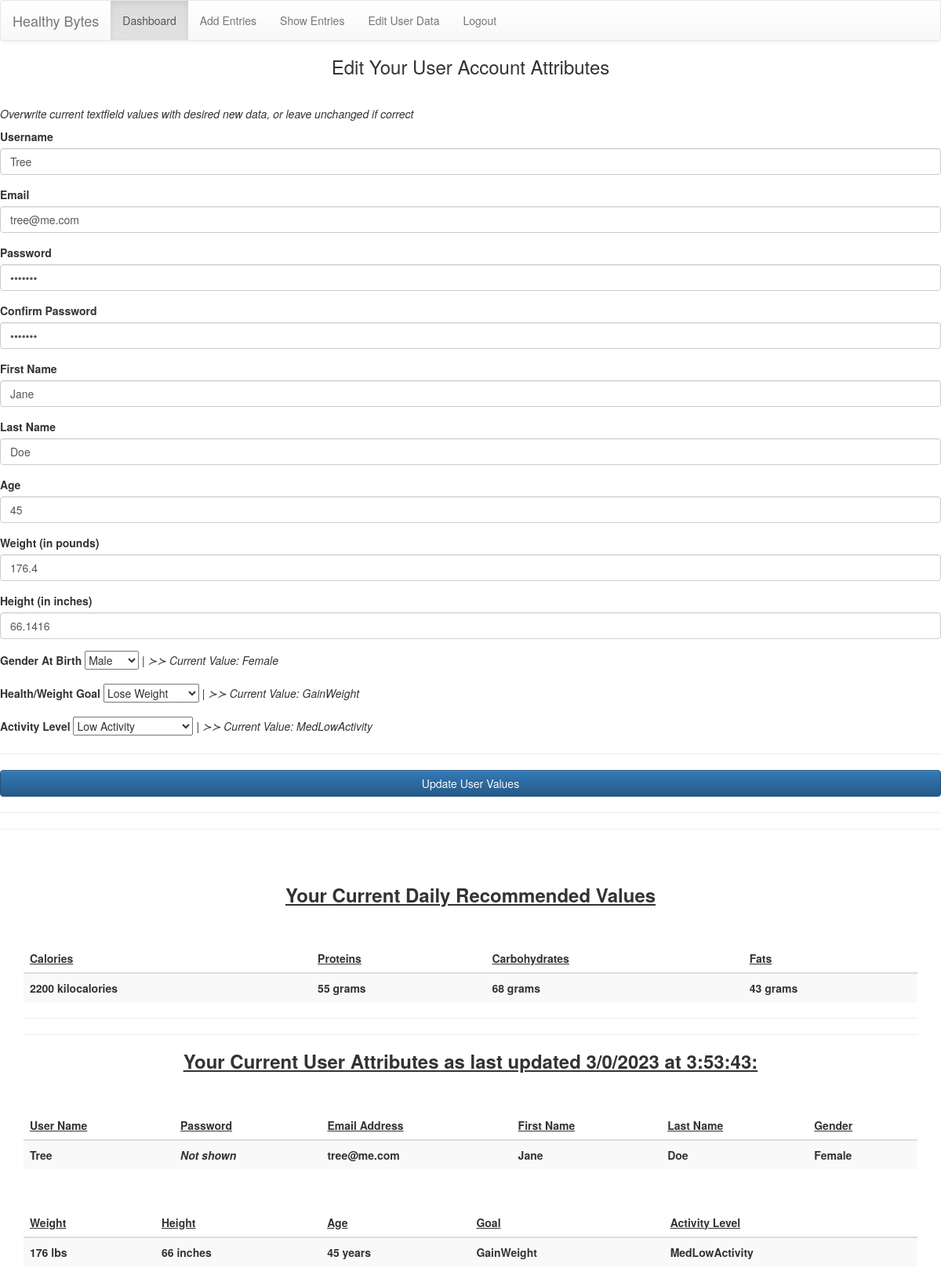
The app's page /edit_user_data.php (signed in) with its own data.
### tables this page shows
CREATE TABLE `users` (
  `id` int(11) NOT NULL,
  `username` varchar(50) NOT NULL,
  `password` varchar(255) NOT NULL,
  `email` varchar(255) DEFAULT NULL,
  `firstname` varchar(255) DEFAULT NULL,
  `lastname` varchar(255) DEFAULT NULL,
  `weight` decimal(10,2) DEFAULT NULL,
  `height` decimal(10,2) DEFAULT NULL,
  `age` int(255) DEFAULT NULL,
  `gender` char(6) DEFAULT NULL,
  `activity_level` varchar(255) DEFAULT NULL,
  `goal` varchar(255) DEFAULT NULL
);

CREATE TABLE `recommended_values` (
  `userID` int(11) NOT NULL,
  `fats` int(11) DEFAULT NULL,
  `carbs` int(11) DEFAULT NULL,
  `proteins` int(11) DEFAULT NULL,
  `calories` int(11) DEFAULT NULL
);

### edit_user_data.php (the view, shortened to what this page needs)
<?php
$userID = $_SESSION["userID"];
$servername = "localhost";
$user = "root";
$pass= "";
$db = "FoodEntryDB";
$conn = mysqli_connect($servername, $user, $pass, $db);
$query_recommended_values = "SELECT * FROM recommended_values WHERE userID = $userID";
$result_recommended_values = mysqli_query($conn, $query_recommended_values);
$row_recommended_values = mysqli_fetch_assoc($result_recommended_values);
$query_user_data = "SELECT * FROM users WHERE id = $userID";
$result_user_data = mysqli_query($conn, $query_user_data);
$row_user_data = mysqli_fetch_assoc($result_user_data);
?>
<!DOCTYPE html>
<html>
  <head>
	<link rel="stylesheet" href="https://maxcdn.bootstrapcdn.com/bootstrap/3.3.7/css/bootstrap.min.css">
	<link rel="stylesheet" href="https://maxcdn.bootstrapcdn.com/bootstrap/3.3.7/css/bootstrap-theme.min.css">
  </head>
  <body>
    <?php include 'navbar.php'; ?>
    <div class="form-container">
      <h3><center>Edit Your User Account Attributes</center></h3>
      <br/>
      <h5><em>Overwrite current textfield values with desired new data, or leave unchanged if correct</em></h5>
      <form action="edit_user_data.php" method="post">
        <div class="form-group">
          <label for="username">Username</label>
          <input type="text" class="form-control" id="username" name="username" value="<?php echo $row_user_data['username']; ?>" size="255" required>
        </div>
        <div class="form-group">
          <label for="email">Email</label>
          <input type="email" class="form-control" id="email" name="email" value="<?php echo $row_user_data['email']; ?>" size="255" required>
        </div>
        <div class="form-group">
          <label for="password">Password</label>
          <input type="password" class="form-control" id="password" name="password" value="<?php echo $row_user_data['password']; ?>" size="255" required>
        </div>
        <div class="form-group">
          <label for="password_confirm">Confirm Password</label>
          <input type="password" class="form-control" id="password_confirm" name="password_confirm" value="<?php echo $row_user_data['password']; ?>" size="255" required>
        </div>
        <div class="form-group">
          <label for="firstname">First Name</label>
          <input type="text" class="form-control" id="firstname" name="firstname" value="<?php echo $row_user_data['firstname']; ?>" size="255">
        </div>
        <div class="form-group">
          <label for="lastname">Last Name</label>
          <input type="text" class="form-control" id="lastname" name="lastname" value="<?php echo $row_user_data['lastname']; ?>" size="255">
        </div>
        <div class="form-group">
          <label for="age">Age</label>
          <input type="text" class="form-control" id="age" name="age" value="<?php echo $row_user_data['age']; ?>" size="50">
        </div>
        <div class="form-group">
          <label for="weightlbs">Weight (in pounds)</label>
          <input type="text" class="form-control" id="weightlbs" name="weightlbs" value="<?php echo ($row_user_data['weight'])*2.205; ?>" size="50">
        </div>
        <div class="form-group">
          <label for="heightinches">Height (in inches)</label>
          <input type="text" class="form-control" id="heightinches" name="heightinches" value="<?php echo ($row_user_data['height'])*39.37; ?>" size="255">
        </div>
        <div class="form-group">
          <label for="gender">Gender At Birth </label>
          <select id="gender" name="gender">
            <option value="Male">Male</option>
          </select>
          <em>| &#8827;&#8827; Current Value: <?php echo $row_user_data['gender']; ?></em>
        </div>
        <div class="form-group">
          <label for="goal">Health/Weight Goal </label>
          <select id="goal" name="goal">
            <option value="LoseWeight">Lose Weight</option>
          </select>
          <em>| &#8827;&#8827; Current Value: <?php echo $row_user_data['goal']; ?></em>
        </div>
        <div class="form-group">
          <label for="activitylevel">Activity Level </label>
          <select id="activitylevel" name="activitylevel">
            <option value="LowActivity">Low Activity</option>
          </select>
          <em>| &#8827;&#8827; Current Value: <?php echo $row_user_data['activity_level']; ?></em>
        </div>
        <hr>
        <button type="submit" class="btn btn-primary btn-block">Update User Values</button>
        <hr>
      </form>
    </div>
    <hr>
    <div class="container">
        <div class="row">
            <div class="col-sm-12">
                <div class="card">
                    <div class="card-header">
                        <h3 class="card-title"><u><b><center>Your Current Daily Recommended Values</center></b></u></h3>
                    </div>
                    <div class="card-body">
                        <table class="table table-striped table-hover">
                            <thead>
                                <tr>
                                    <th><b><u>Calories</b></u></th>
                                    <th><b><u>Proteins</b></u></th>
                                    <th><b><u>Carbohydrates</b></u></th>
                                    <th><b><u>Fats</b></u></th>
                                </tr>
                            </thead>
                            <tbody>
                                <tr>
                                    <th><?php echo $row_recommended_values['calories']; ?> kilocalories</th>
                                    <th><?php echo $row_recommended_values['proteins']; ?> grams</th>
                                    <th><?php echo $row_recommended_values['carbs']; ?> grams</th>
                                    <th><?php echo $row_recommended_values['fats']; ?> grams</th>
                                </tr>
                            </tbody>
                        </table>
                    </div>
                </div>
                <hr><hr>
                <div class="card">
                    <div class="card-header">
                        <h3 class="card-title">
                        </h3>
                    </div>
                    <div class="card-body">
                        <table class="table table-striped table-hover">
                            <thead>
                                <tr>
                                    <th><b><u>User Name</b></u></th>
                                    <th><b><u>Password</b></u></th>
                                    <th><b><u>Email Address</b></u></th>
                                    <th><b><u>First Name</b></u></th>
                                    <th><b><u>Last Name</b></u></th>
                                    <th><b><u>Gender</b></u></th>
                                </tr>
                            </thead>
                            <tbody>
                                <tr>
                                    <th><?php echo $row_user_data['username']; ?></th>
                                    <th><i>Not shown</i></th>
                                    <th><?php echo $row_user_data['email']; ?></th>
                                    <th><?php echo $row_user_data['firstname']; ?></th>
                                    <th><?php echo $row_user_data['lastname']; ?></th>
                                    <th><?php echo $row_user_data['gender']; ?></th>
                                </tr>
                            </tbody>
                        </table>
                        <table class="table table-striped table-hover">
                            <thead>
                                <tr>
                                    <th><b><u>Weight</b></u></th>
                                    <th><b><u>Height</b></u></th>
                                    <th><b><u>Age</b></u></th>
                                    <th><b><u>Goal</b></u></th>
                                    <th><b><u>Activity Level</b></u></th>
                                </tr>
                            </thead>
                            <tbody>
                                <tr>
                                    <th><?php echo round($row_user_data['weight']*2.20462); ?> lbs</th>
                                    <th><?php echo round($row_user_data['height']*39.3701); ?> inches</th>
                                    <th><?php echo round($row_user_data['age']); ?> years</th>
                                    <th><?php echo $row_user_data['goal']; ?></th>
                                    <th><?php echo $row_user_data['activity_level']; ?></th>
                                </tr>
                            </tbody>
                        </table>
                    </div>
                </div>
            </div>
        </div>
    </div>
</body>
</html>

### edit_user_data.php (style rules this page uses)
.container { margin-top: 50px; }
table { margin-top: 50px; width: 100%; }

### records on screen
users: username "Tree", email "tree@me.com", firstname "Jane", lastname "Doe", age "45", weightlbs "176.4", heightinches "66.1416", gender "Female", goal "GainWeight", activity_level "MedLowActivity", $row_user_data['weight']*2.20462 "176", $row_user_data['height']*39.3701 "66"
recommended_values: calories "2200", proteins "55", carbs "68", fats "43"
